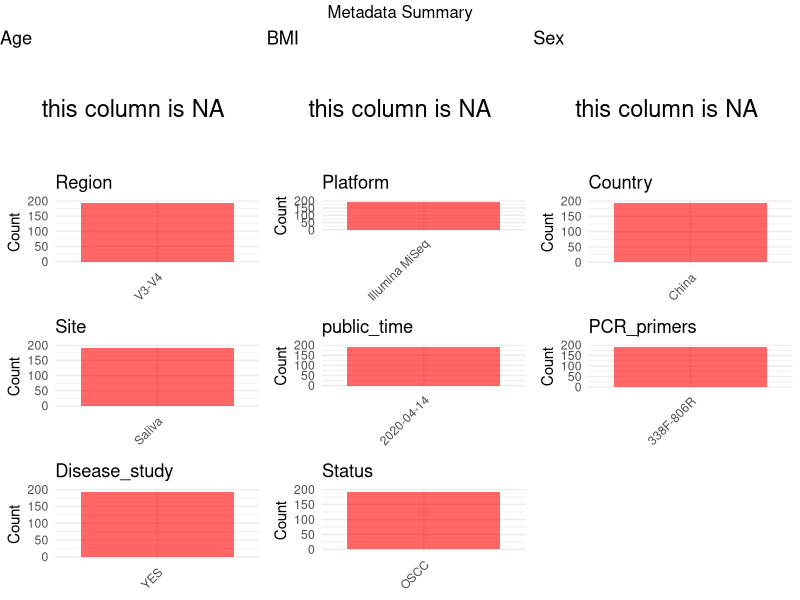

R code for this plot:
## ---- chunk 1
# Load necessary libraries
library(dplyr)
library(ggplot2)
library(gridExtra)
library(readxl)

# Set working directory (update this path to your local directory)
setwd("D:/oral_project/OEP000837")

# Read the initial metadata files
initial_meta<-read_xlsx("OEP00000837_Data_1758007425482.xlsx",sheet = "sheet1")

# Combine the two metadata files
#meta <- rbind(initial_meta, initial_meta1)

# Remove entries where Organism is "gut metagenome" (non-oral samples)
#meta <- subset(meta, Organism != "gut metagenome")

# Check the number of samples containing "HT" in Sample.Name (e.g., healthy controls)
#nrow(subset(meta, grepl("HT", Sample.Name)))

# Display the first few rows of the metadata
head(initial_meta)
## ---- chunk 2
# Create a uniform metadata dataframe
metadata <- data.frame(
  BioProject = "OEP000837",
  Run = initial_meta$run_id,
  sample_name = initial_meta$sample_name,
  Age = NA,
  BMI = NA,
  Sex=NA,
  Region = "V3-V4",
  Platform = "Illumina MiSeq",
  Country = "China",
  Site = "Saliva",
  public_time = "2020-04-14",
  stringsAsFactors = FALSE
)
## ---- chunk 3
# Add information obtained from the publication
metadata$PCR_primers <- "338F-806R"
metadata$title <- "Oral Microbiota Analysis of Tissue Pairs and Saliva Samples From Patients With Oral Squamous Cell Carcinoma A Pilot Study"
metadata$Disease_study <- "YES"

# Assign disease status based on sample_name patterns
metadata$Status <- "OSCC"
## ---- chunk 4
# Check the number of unique runs and sample names
print(paste("Number of unique runs:", length(unique(metadata$Run))))
print(paste("Number of unique sample names:", length(unique(metadata$sample_name))))
## ---- chunk 5
# Select columns for visualization
plot_data <- metadata %>%
  select(-BioProject, -Run, -sample_name, -title)

# Function to create simple plots for each column
create_simple_plots <- function(data) {
  plots <- list()
  
  for (col in colnames(data)) {
    # Check if the column is all NA
    if (all(is.na(data[[col]]))) {
      # Create an empty plot with text indicating all NA
      p <- ggplot() +
        annotate("text", x = 0.5, y = 0.5, label = "this column is NA", size = 6) +
        labs(title = col) +
        theme_void()
    } else if (is.numeric(data[[col]])) {
      # Numeric variable: histogram
      p <- ggplot(data, aes(x = .data[[col]])) +
        geom_histogram(fill = "blue", alpha = 0.6, bins = 20, na.rm = TRUE) +
        labs(title = col) +
        theme_minimal()
    } else {
      # Categorical variable: bar plot (remove NA values)
      count_data <- as.data.frame(table(data[[col]], useNA = "ifany"))
      p <- ggplot(count_data, aes(x = reorder(Var1, -Freq), y = Freq)) +
        geom_col(fill = "red", alpha = 0.6) +
        labs(title = col, x = NULL, y = "Count") +
        theme_minimal() +
        theme(axis.text.x = element_text(angle = 45, hjust = 1))
    }
    plots[[col]] <- p
  }
  
  return(plots)
}

# Generate and arrange plots
plots <- create_simple_plots(plot_data)
grid.arrange(grobs = plots, ncol = 3, top = "Metadata Summary")
## ---- chunk 6
# Reorder columns to match the desired format
metadata <- metadata[, c(
  "BioProject", "Run", "sample_name", "Age", "BMI", "Sex", 
  "Region", "Platform", "Country", "Site", "public_time", 
  "PCR_primers", "title", "Disease_study", "Status"
)]

# Export the uniform metadata to a CSV file
metadata<-unique(metadata)
write.csv(metadata, file = "metadata.csv", quote = FALSE)
